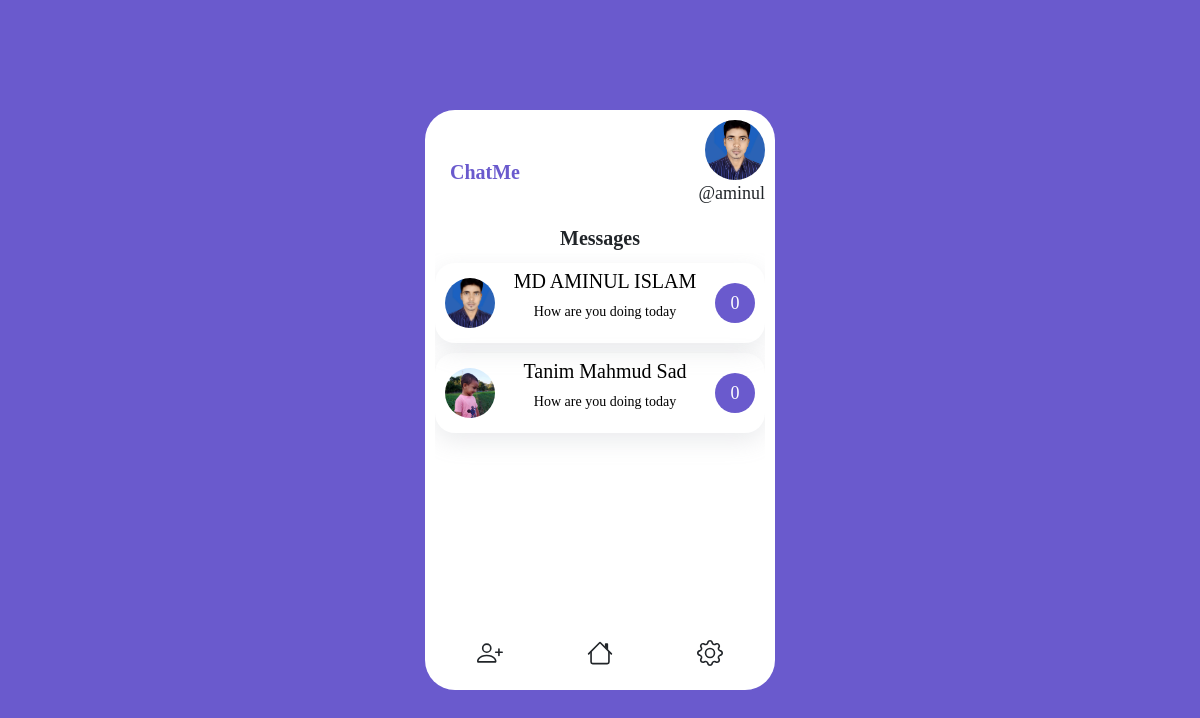
The app's page / (signed in) with its own data.
### Chat/models.py (models this page shows, shortened)
class Profile(models.Model):
    user = models.OneToOneField(User, on_delete=models.CASCADE)
    name = models.CharField(max_length=100)
    image = models.ImageField(upload_to="image", blank=True, null=True)
    friends = models.ManyToManyField('Friend', related_name="my_friends")

class Friend(models.Model):
    profile = models.OneToOneField(Profile, on_delete=models.CASCADE)

### Chat/views.py (the view)
# urls.py: path('', views.home, name="home"),
def home(request):
    user = request.user.profile
    friends = user.friends.all()
    context = {
        "user":user,
        "friends":friends,
    }
    return render(request, 'home.html', context)

### templates/home.html (shortened to what this page needs)
{% extends 'base.html' %}
{% block body %}
<div class="chat-container">
  <div class="main">
    <div class="logo">
      ChatMe
    </div>
    <div class="sub-main">
      <div class="main-user">
        <img src="{{user.image.url}}" alt="profile picture" />
      </div>
      <p>@{{request.user.username}}</p>
    </div>
  </div>
  <div class="header">Messages</div>
  <div class="friends-container">
    {% for friend in friends %}
    <a href="{% url 'detail' friend.profile.id %}" style="color:black; text-decoration: none">
    <div class="friends">
      <div class="pic">
        <img src="{{friend.profile.image.url}}" alt="" />
      </div>
      <div class="name">
        <h5>{{friend.profile.name}}</h5>
        <p>How are you doing today</p>
      </div>
      <div class="time_new_msg">
 <div class="msg">0</div>
      </div>
    </div>
</a>
{% endfor %}
  </div>
  <div class="footer">
    <div>
    </div>
    <div>
    </div>
    <div>
    </div>
  </div>
</div>
{% endblock %}

### static_root/style.css (style rules this page uses)
* { padding: 0px; margin: 0px; box-sizing: border-box; font-family: Poppins; }
body { width: 100%; height: 100vh; display: flex; align-items: center; justify-content: center; background-color: slateblue; font-family: Poppins; }
.logo { width: 100px; height: 100px; display: flex; align-items: center; justify-content: center; font-size: 20px; font-weight: bold; color: slateblue; line-height: 20px; }
.main { width: 100%; height: auto; display: flex; align-items: center; justify-content: space-between; }
img { object-fit: cover; height: 100%; width: 100%; border-radius: 50%; }
.chat-container, .chat-container2 { width: 350px; height: 580px; background-color: white; border-radius: 30px; padding: 10px 10px }
.sub-main { width: 200px; display: flex; align-items: flex-end; justify-content: center; flex-direction: column; }
.sub-main p { font-size: 18px; }
.main-user { width: 60px; height: 60px; float: right; border-radius: 50%; }
.header { width: 100%; height: auto; display: flex; align-items: center; justify-content: center; font-size: 20px; font-weight: bold; }
.friends-container { width: 100%; height: 380px; overflow: auto; }
.friends { width: 100%; height: 80px; box-shadow: rgba(149, 157, 165, 0.2) 0px 8px 24px; border-radius: 20px; display: flex; align-items: center; justify-content: space-between; margin-top: 10px; padding: 0px 10px; }
.pic, .pro-pic { width: 50px; height: 50px; border-radius: 50%; }
.name { flex-grow: 2; display: flex; align-items: center; justify-content: center; flex-direction: column; }
.name p { font-size: 14px; }
.time_new_msg { width: auto; height: 50px; display: flex; align-items: center; justify-content: center; flex-direction: column; }
.msg { width: 40px; height: 40px; background-color: slateblue; border-radius: 50%; text-align: center; color: white; display: flex; align-items: center; justify-content: center; font-size: 18px; }
.footer { width: 100%; height: 40px; display: flex; align-items: center; justify-content: space-around; }
svg { cursor: pointer; }

### records on screen
Profile: image (picture)
Friend: profile.image (picture), profile.name "MD AMINUL ISLAM"
Friend: profile.image (picture), profile.name "Tanim Mahmud Sad"

### other values on screen
{{ request.user.username }} "aminul"
